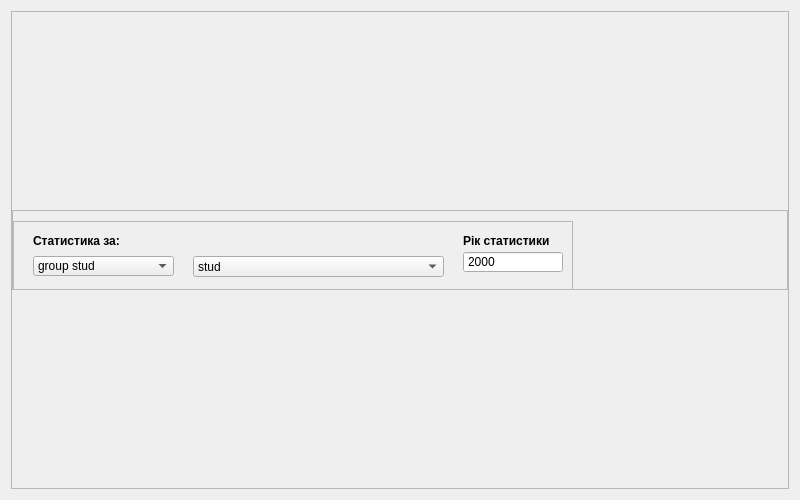
<?xml version="1.0" encoding="UTF-8"?>
<ui version="4.0">
 <class>StudentStatisticsWindow</class>
 <widget class="QWidget" name="StudentStatisticsWindow">
  <property name="geometry">
   <rect>
    <x>0</x>
    <y>0</y>
    <width>800</width>
    <height>500</height>
   </rect>
  </property>
  <property name="minimumSize">
   <size>
    <width>800</width>
    <height>500</height>
   </size>
  </property>
  <property name="windowTitle">
   <string>Form</string>
  </property>
  <layout class="QHBoxLayout" name="horizontalLayout">
   <item>
    <widget class="QFrame" name="mainFrame">
     <property name="sizePolicy">
      <sizepolicy hsizetype="Expanding" vsizetype="Expanding">
       <horstretch>0</horstretch>
       <verstretch>0</verstretch>
      </sizepolicy>
     </property>
     <property name="minimumSize">
      <size>
       <width>0</width>
       <height>0</height>
      </size>
     </property>
     <property name="frameShape">
      <enum>QFrame::StyledPanel</enum>
     </property>
     <property name="frameShadow">
      <enum>QFrame::Raised</enum>
     </property>
     <layout class="QVBoxLayout" name="verticalLayout_2">
      <property name="spacing">
       <number>-1</number>
      </property>
      <property name="leftMargin">
       <number>0</number>
      </property>
      <property name="topMargin">
       <number>0</number>
      </property>
      <property name="rightMargin">
       <number>0</number>
      </property>
      <property name="bottomMargin">
       <number>0</number>
      </property>
      <item>
       <widget class="QFrame" name="selectInfoLabel">
        <property name="sizePolicy">
         <sizepolicy hsizetype="Preferred" vsizetype="Fixed">
          <horstretch>0</horstretch>
          <verstretch>0</verstretch>
         </sizepolicy>
        </property>
        <property name="minimumSize">
         <size>
          <width>0</width>
          <height>80</height>
         </size>
        </property>
        <property name="maximumSize">
         <size>
          <width>16777215</width>
          <height>80</height>
         </size>
        </property>
        <property name="frameShape">
         <enum>QFrame::StyledPanel</enum>
        </property>
        <property name="frameShadow">
         <enum>QFrame::Raised</enum>
        </property>
        <layout class="QHBoxLayout" name="horizontalLayout_2">
         <property name="leftMargin">
          <number>0</number>
         </property>
         <property name="topMargin">
          <number>10</number>
         </property>
         <property name="rightMargin">
          <number>0</number>
         </property>
         <property name="bottomMargin">
          <number>0</number>
         </property>
         <item>
          <widget class="QFrame" name="leftUpFrame">
           <property name="minimumSize">
            <size>
             <width>560</width>
             <height>80</height>
            </size>
           </property>
           <property name="maximumSize">
            <size>
             <width>560</width>
             <height>80</height>
            </size>
           </property>
           <property name="frameShape">
            <enum>QFrame::StyledPanel</enum>
           </property>
           <property name="frameShadow">
            <enum>QFrame::Raised</enum>
           </property>
           <widget class="QComboBox" name="studentComboBox">
            <property name="geometry">
             <rect>
              <x>180</x>
              <y>35</y>
              <width>251</width>
              <height>21</height>
             </rect>
            </property>
            <item>
             <property name="text">
              <string>stud</string>
             </property>
            </item>
           </widget>
           <widget class="QLabel" name="nameLabel">
            <property name="geometry">
             <rect>
              <x>20</x>
              <y>10</y>
              <width>401</width>
              <height>21</height>
             </rect>
            </property>
            <property name="styleSheet">
             <string notr="true">font-weight: bold</string>
            </property>
            <property name="text">
             <string>&lt;html&gt;&lt;head/&gt;&lt;body&gt;&lt;p&gt;&lt;span style=&quot; font-weight:700;&quot;&gt;Статистика за:&lt;/span&gt;&lt;/p&gt;&lt;/body&gt;&lt;/html&gt;</string>
            </property>
           </widget>
           <widget class="QComboBox" name="groupComboBox">
            <property name="geometry">
             <rect>
              <x>20</x>
              <y>35</y>
              <width>141</width>
              <height>20</height>
             </rect>
            </property>
            <item>
             <property name="text">
              <string>group stud</string>
             </property>
            </item>
           </widget>
           <widget class="QLabel" name="nameLabel_2">
            <property name="geometry">
             <rect>
              <x>450</x>
              <y>10</y>
              <width>100</width>
              <height>21</height>
             </rect>
            </property>
            <property name="text">
             <string>&lt;html&gt;&lt;head/&gt;&lt;body&gt;&lt;p&gt;&lt;span style=&quot; font-weight:700;&quot;&gt;Рік статистики&lt;/span&gt;&lt;/p&gt;&lt;/body&gt;&lt;/html&gt;</string>
            </property>
           </widget>
           <widget class="QSpinBox" name="yearSpinBox">
            <property name="geometry">
             <rect>
              <x>450</x>
              <y>30</y>
              <width>100</width>
              <height>22</height>
             </rect>
            </property>
            <property name="buttonSymbols">
             <enum>QAbstractSpinBox::NoButtons</enum>
            </property>
            <property name="minimum">
             <number>2000</number>
            </property>
            <property name="maximum">
             <number>2010</number>
            </property>
           </widget>
          </widget>
         </item>
         <item>
          <spacer name="horizontalSpacer">
           <property name="orientation">
            <enum>Qt::Horizontal</enum>
           </property>
           <property name="sizeType">
            <enum>QSizePolicy::Expanding</enum>
           </property>
           <property name="sizeHint" stdset="0">
            <size>
             <width>20</width>
             <height>20</height>
            </size>
           </property>
          </spacer>
         </item>
        </layout>
       </widget>
      </item>
      <item>
       <spacer name="verticalSpacer">
        <property name="orientation">
         <enum>Qt::Vertical</enum>
        </property>
        <property name="sizeType">
         <enum>QSizePolicy::Fixed</enum>
        </property>
        <property name="sizeHint" stdset="0">
         <size>
          <width>20</width>
          <height>0</height>
         </size>
        </property>
       </spacer>
      </item>
      <item>
       <layout class="QHBoxLayout" name="specialChart"/>
      </item>
     </layout>
    </widget>
   </item>
  </layout>
 </widget>
 <resources/>
 <connections/>
</ui>
